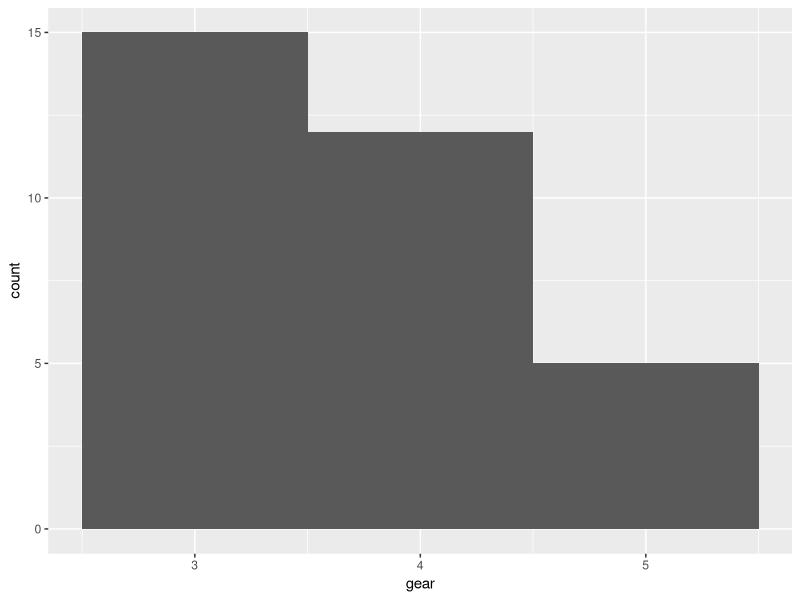
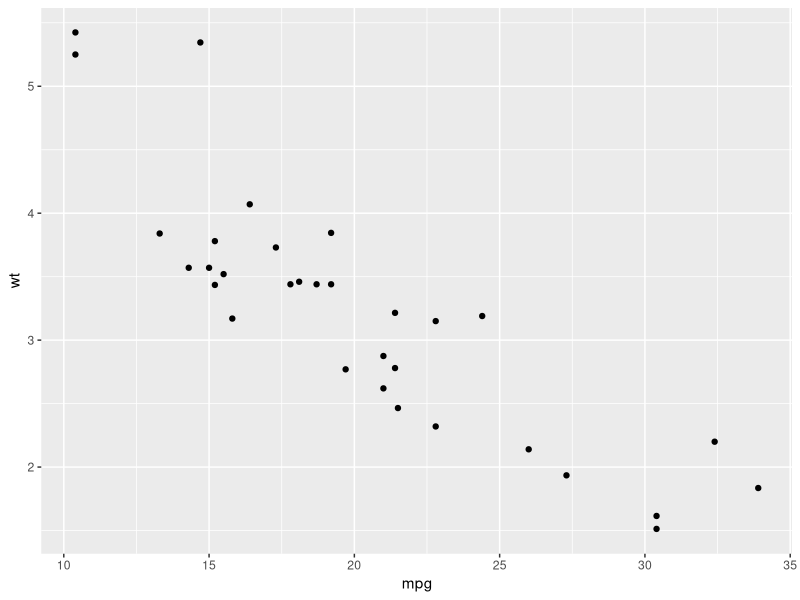
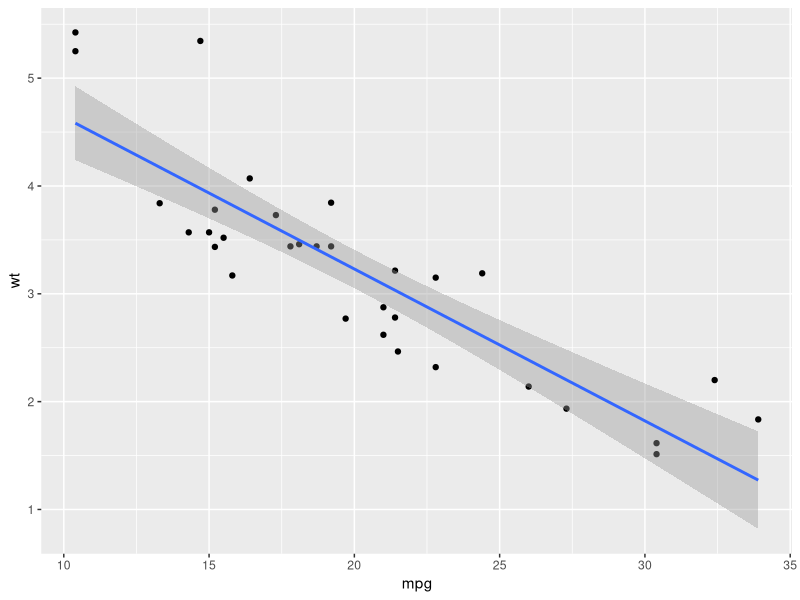
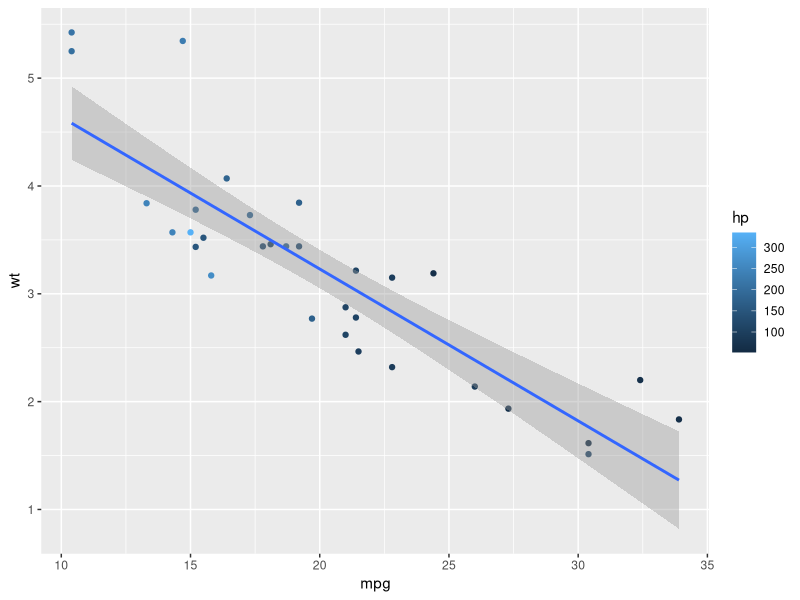
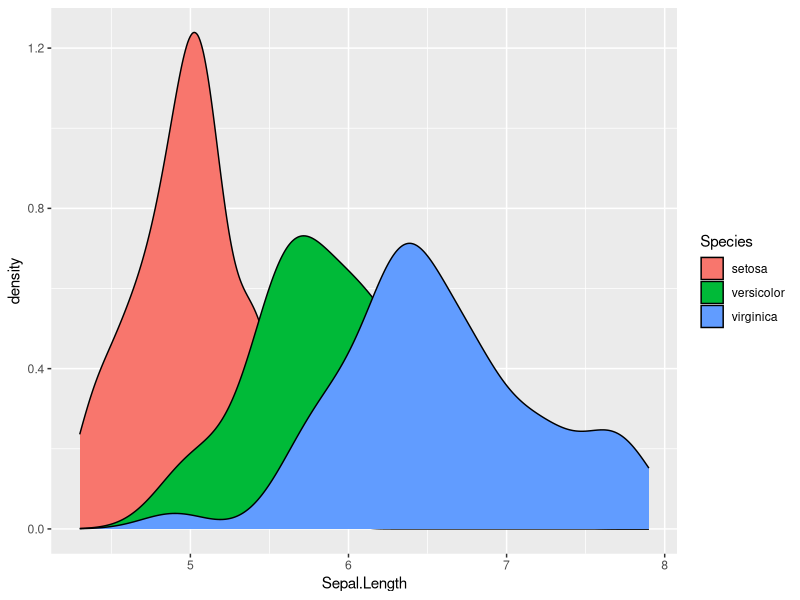
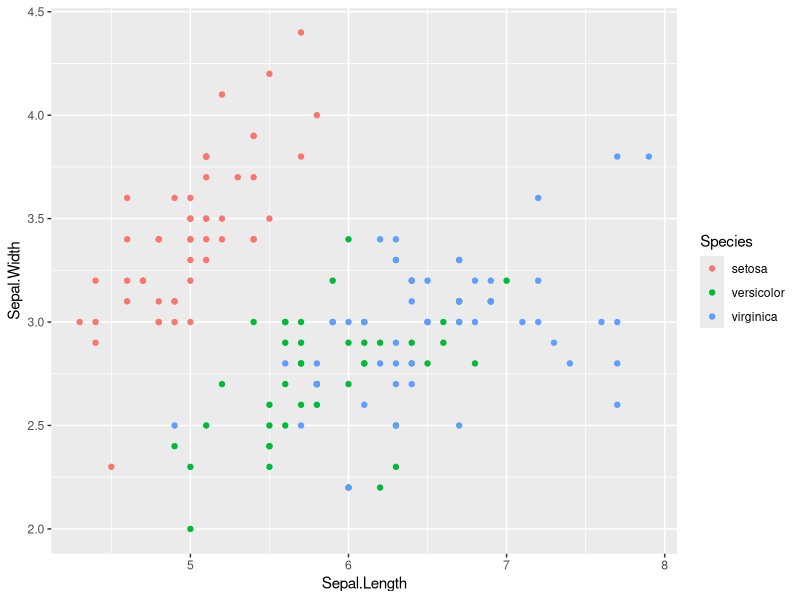

Here is the R script that generated these plots, in order:
## ---- chunk 1
knitr::opts_chunk$set(echo = TRUE)

## ---- chunk 2
#you can install with:
#install.libraries('ggplot2')
library(ggplot2)
## ---- chunk 3
#load R data set 
df_cars <- mtcars

#if you would like to browse available R datasets you can use:
#datasets::

#this will bring up a list of datasets with bried descriptions 
#I would recommend the Iris dataset for practice 

## ---- chunk 4
#to make the most basic plot we need the following: 
#data: provide a dataset that you want to plot
#mapping: you can use the aesthetics mapping function aes() to dictate how variables should be mapped
#geom layering: functions that come after the main ggplot call to indicate how you want to represent the data points

#here's an example of just plotting one variable 
ggplot(data = df_cars, mapping = aes(x=gear)) +
  geom_histogram(bins = 3)
## ---- chunk 5
#here's an example of a two-variable plot
ggplot(data = df_cars, mapping = aes(x=mpg, y=wt)) +
  geom_point()

#we can add on a linear model trend line: 
ggplot(data = df_cars, mapping = aes(x=mpg, y=wt)) +
  geom_point() + 
  geom_smooth(formula = y ~ x, method = "lm") 

#we can add an additional variable by mapping color 
ggplot(data = df_cars, mapping = aes(x=mpg, y=wt, color=hp)) +
  geom_point() + 
  geom_smooth(formula = y ~ x, method = "lm") 
## ---- chunk 6
df <- datasets::iris

ggplot(data=df, aes(x=Sepal.Length)) +
  geom_density(aes(fill=Species)) 
  
ggplot(data=df, aes(x=Sepal.Length, y=Sepal.Width, color=Species)) +
  geom_point()

## ---- chunk 7
install.packages("BiocManager")
install.packages("EnhancedVolcano")
